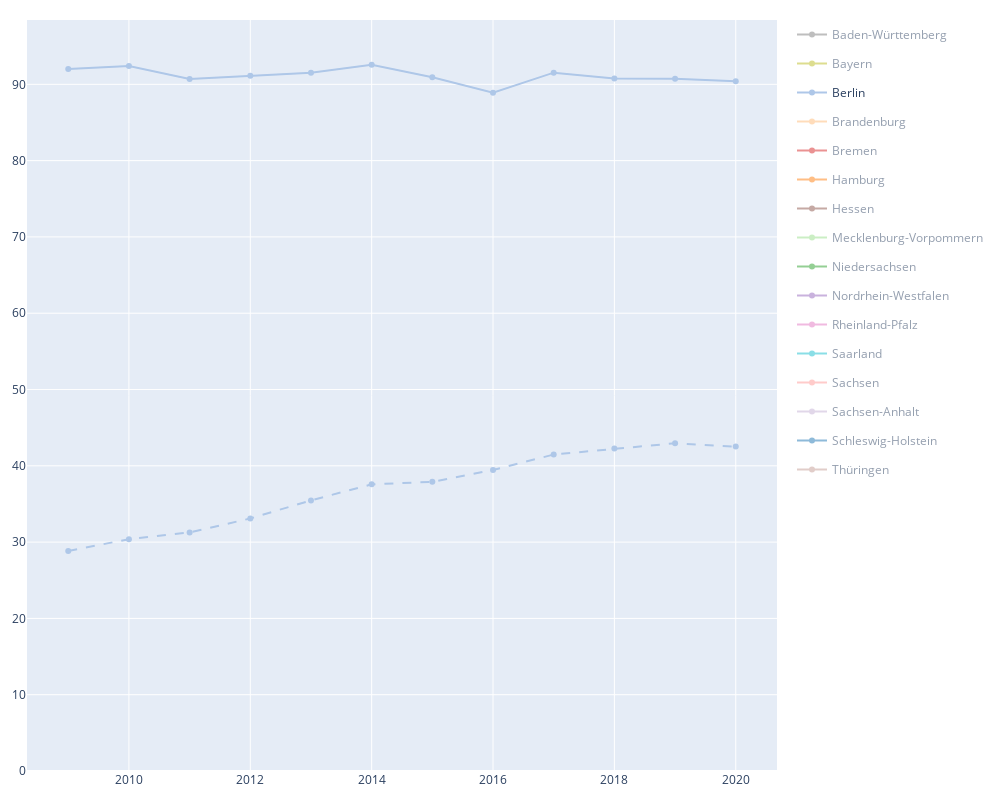

Source (notebook cell):
### Markdown cell above
# Empfänger:innen von Elterngeld in Prozent Anteil an Geburten

Wir kennen nun die Zahlen für die Geburten und für die absolute Anzahl von Elterngeldempfänger:innen.
Setzen wir sie in Beziehung: Wieviel Prozent der Mütter und Väter haben Elterngeld empfangen?

### Code cell
egb = pd.merge(
    eg,
    gb[["jahr", "land", "geburten"]],
    on=["jahr", "land"],
    how="left"
)
egb["eg_rate"] = egb.pers / egb.geburten * 100

fig = go.Figure()

for var, lgrp in egb.groupby(["land", "fm"]):
    fig.add_trace(
        go.Scatter(
            x=lgrp.jahr,
            y=lgrp.eg_rate,
            mode="markers+lines",
            line=dict(
                dash=fm_line[var[1]],
                color=land_clr[var[0]]
            ),
            name=var[0],
            showlegend=var[1]=="weiblich",
            legendgroup=var[0],
            visible=True if var[0] == "Berlin" else "legendonly",
            customdata=lgrp.grp_display.values,
            hovertemplate="%{customdata}: bei %{y:.1f}% der geborenen Kinder<extra></extra>"
        )
    )

fig.update_layout(
    hovermode="x unified",
    width=1000,
    height=800,
    margin=dict(t=20, r=20, b=20, l=20),
    yaxis=dict(range=[0, egb.eg_rate.max()])
)

fig.show()

### Figure 1 — Plotly figure (JSON) as saved in the notebook; plotly's stock layout.template omitted (floating-point values rounded to 4 significant figures)
{"data": [{"customdata": ["Väter in Baden-Württemberg", "Väter in Baden-Württemberg", "Väter in Baden-Württemberg", "Väter in Baden-Württemberg", "Väter in Baden-Württemberg", "Väter in Baden-Württemberg", "Väter in Baden-Württemberg", "Väter in Baden-Württemberg", "Väter in Baden-Württemberg", "Väter in Baden-Württemberg", "Väter in Baden-Württemberg", "Väter in Baden-Württemberg"], "hovertemplate": "%{customdata}: bei %{y:.1f}% der geborenen Kinder<extra></extra>", "legendgroup": "Baden-Württemberg", "line": {"color": "#7f7f7f", "dash": "dash"}, "mode": "markers+lines", "name": "Baden-Württemberg", "showlegend": false, "type": "scatter", "visible": "legendonly", "x": [2009, 2010, 2011, 2012, 2013, 2014, 2015, 2016, 2017, 2018, 2019, 2020], "y": [23.49, 26.15, 29.13, 32.26, 36.36, 38.73, 38.96, 39.44, 41.63, 43.05, 44.23, 45.41]}, {"customdata": ["Mütter in Baden-Württemberg", "Mütter in Baden-Württemberg", "Mütter in Baden-Württemberg", "Mütter in Baden-Württemberg", "Mütter in Baden-Württemberg", "Mütter in Baden-Württemberg", "Mütter in Baden-Württemberg", "Mütter in Baden-Württemberg", "Mütter in Baden-Württemberg", "Mütter in Baden-Württemberg", "Mütter in Baden-Württemberg", "Mütter in Baden-Württemberg"], "hovertemplate": "%{customdata}: bei %{y:.1f}% der geborenen Kinder<extra></extra>", "legendgroup": "Baden-Württemberg", "line": {"color": "#7f7f7f", "dash": "solid"}, "mode": "markers+lines", "name": "Baden-Württemberg", "showlegend": true, "type": "scatter", "visible": "legendonly", "x": [2009, 2010, 2011, 2012, 2013, 2014, 2015, 2016, 2017, 2018, 2019, 2020], "y": [95.54, 95.76, 95.52, 96.51, 98.43, 98.39, 95.23, 93.3, 95.02, 94.76, 94.66, 95.83]}, {"customdata": ["Väter in Bayern", "Väter in Bayern", "Väter in Bayern", "Väter in Bayern", "Väter in Bayern", "Väter in Bayern", "Väter in Bayern", "Väter in Bayern", "Väter in Bayern", "Väter in Bayern", "Väter in Bayern", "Väter in Bayern"], "hovertemplate": "%{customdata}: bei %{y:.1f}% der geborenen Kinder<extra></extra>", "legendgroup": "Bayern", "line": {"color": "#bcbd22", "dash": "dash"}, "mode": "markers+lines", "name": "Bayern", "showlegend": false, "type": "scatter", "visible": "legendonly", "x": [2009, 2010, 2011, 2012, 2013, 2014, 2015, 2016, 2017, 2018, 2019, 2020], "y": [29.54, 32.07, 34.92, 37.2, 39.84, 41.75, 42.53, 43.52, 45.14, 46.53, 48.02, 48.61]}, {"customdata": ["Mütter in Bayern", "Mütter in Bayern", "Mütter in Bayern", "Mütter in Bayern", "Mütter in Bayern", "Mütter in Bayern", "Mütter in Bayern", "Mütter in Bayern", "Mütter in Bayern", "Mütter in Bayern", "Mütter in Bayern", "Mütter in Bayern"], "hovertemplate": "%{customdata}: bei %{y:.1f}% der geborenen Kinder<extra></extra>", "legendgroup": "Bayern", "line": {"color": "#bcbd22", "dash": "solid"}, "mode": "markers+lines", "name": "Bayern", "showlegend": true, "type": "scatter", "visible": "legendonly", "x": [2009, 2010, 2011, 2012, 2013, 2014, 2015, 2016, 2017, 2018, 2019, 2020], "y": [95.55, 95.77, 95.67, 96.4, 97.8, 97.46, 94.89, 93.58, 94.59, 94.31, 94.68, 95.27]}, {"customdata": ["Väter in Berlin", "Väter in Berlin", "Väter in Berlin", "Väter in Berlin", "Väter in Berlin", "Väter in Berlin", "Väter in Berlin", "Väter in Berlin", "Väter in Berlin", "Väter in Berlin", "Väter in Berlin", "Väter in Berlin"], "hovertemplate": "%{customdata}: bei %{y:.1f}% der geborenen Kinder<extra></extra>", "legendgroup": "Berlin", "line": {"color": "#aec7e8", "dash": "dash"}, "mode": "markers+lines", "name": "Berlin", "showlegend": false, "type": "scatter", "visible": true, "x": [2009, 2010, 2011, 2012, 2013, 2014, 2015, 2016, 2017, 2018, 2019, 2020], "y": [28.83, 30.39, 31.27, 33.1, 35.47, 37.57, 37.9, 39.45, 41.48, 42.26, 42.95, 42.52]}, {"customdata": ["Mütter in Berlin", "Mütter in Berlin", "Mütter in Berlin", "Mütter in Berlin", "Mütter in Berlin", "Mütter in Berlin", "Mütter in Berlin", "Mütter in Berlin", "Mütter in Berlin", "Mütter in Berlin", "Mütter in Berlin", "Mütter in Berlin"], "hovertemplate": "%{customdata}: bei %{y:.1f}% der geborenen Kinder<extra></extra>", "legendgroup": "Berlin", "line": {"color": "#aec7e8", "dash": "solid"}, "mode": "markers+lines", "name": "Berlin", "showlegend": true, "type": "scatter", "visible": true, "x": [2009, 2010, 2011, 2012, 2013, 2014, 2015, 2016, 2017, 2018, 2019, 2020], "y": [92.02, 92.41, 90.69, 91.13, 91.51, 92.57, 90.93, 88.91, 91.53, 90.77, 90.74, 90.4]}, {"customdata": ["Väter in Brandenburg", "Väter in Brandenburg", "Väter in Brandenburg", "Väter in Brandenburg", "Väter in Brandenburg", "Väter in Brandenburg", "Väter in Brandenburg", "Väter in Brandenburg", "Väter in Brandenburg", "Väter in Brandenburg", "Väter in Brandenburg", "Väter in Brandenburg"], "hovertemplate": "%{customdata}: bei %{y:.1f}% der geborenen Kinder<extra></extra>", "legendgroup": "Brandenburg", "line": {"color": "#ffbb78", "dash": "dash"}, "mode": "markers+lines", "name": "Brandenburg", "showlegend": false, "type": "scatter", "visible": "legendonly", "x": [2009, 2010, 2011, 2012, 2013, 2014, 2015, 2016, 2017, 2018, 2019, 2020], "y": [26.11, 27.05, 28.91, 31.12, 34.31, 35.89, 38.28, 39.79, 42.74, 45.06, 46.09, 45.77]}, {"customdata": ["Mütter in Brandenburg", "Mütter in Brandenburg", "Mütter in Brandenburg", "Mütter in Brandenburg", "Mütter in Brandenburg", "Mütter in Brandenburg", "Mütter in Brandenburg", "Mütter in Brandenburg", "Mütter in Brandenburg", "Mütter in Brandenburg", "Mütter in Brandenburg", "Mütter in Brandenburg"], "hovertemplate": "%{customdata}: bei %{y:.1f}% der geborenen Kinder<extra></extra>", "legendgroup": "Brandenburg", "line": {"color": "#ffbb78", "dash": "solid"}, "mode": "markers+lines", "name": "Brandenburg", "showlegend": true, "type": "scatter", "visible": "legendonly", "x": [2009, 2010, 2011, 2012, 2013, 2014, 2015, 2016, 2017, 2018, 2019, 2020], "y": [95.18, 95.27, 94.92, 95.07, 97.09, 95.71, 95.29, 93.38, 94.9, 97.84, 95.27, 95.24]}, {"customdata": ["Väter in Bremen", "Väter in Bremen", "Väter in Bremen", "Väter in Bremen", "Väter in Bremen", "Väter in Bremen", "Väter in Bremen", "Väter in Bremen", "Väter in Bremen", "Väter in Bremen", "Väter in Bremen", "Väter in Bremen"], "hovertemplate": "%{customdata}: bei %{y:.1f}% der geborenen Kinder<extra></extra>", "legendgroup": "Bremen", "line": {"color": "#d62728", "dash": "dash"}, "mode": "markers+lines", "name": "Bremen", "showlegend": false, "type": "scatter", "visible": "legendonly", "x": [2009, 2010, 2011, 2012, 2013, 2014, 2015, 2016, 2017, 2018, 2019, 2020], "y": [17.81, 18.22, 20.45, 21.6, 24.61, 26.07, 27.04, 28.1, 31.39, 32.71, 34.07, 31.47]}, {"customdata": ["Mütter in Bremen", "Mütter in Bremen", "Mütter in Bremen", "Mütter in Bremen", "Mütter in Bremen", "Mütter in Bremen", "Mütter in Bremen", "Mütter in Bremen", "Mütter in Bremen", "Mütter in Bremen", "Mütter in Bremen", "Mütter in Bremen"], "hovertemplate": "%{customdata}: bei %{y:.1f}% der geborenen Kinder<extra></extra>", "legendgroup": "Bremen", "line": {"color": "#d62728", "dash": "solid"}, "mode": "markers+lines", "name": "Bremen", "showlegend": true, "type": "scatter", "visible": "legendonly", "x": [2009, 2010, 2011, 2012, 2013, 2014, 2015, 2016, 2017, 2018, 2019, 2020], "y": [92.61, 90.71, 90.79, 91.4, 92.49, 93.01, 93.56, 87.05, 90.8, 90.58, 90.4, 89.9]}, {"customdata": ["Väter in Hamburg", "Väter in Hamburg", "Väter in Hamburg", "Väter in Hamburg", "Väter in Hamburg", "Väter in Hamburg", "Väter in Hamburg", "Väter in Hamburg", "Väter in Hamburg", "Väter in Hamburg", "Väter in Hamburg", "Väter in Hamburg"], "hovertemplate": "%{customdata}: bei %{y:.1f}% der geborenen Kinder<extra></extra>", "legendgroup": "Hamburg", "line": {"color": "#ff7f0e", "dash": "dash"}, "mode": "markers+lines", "name": "Hamburg", "showlegend": false, "type": "scatter", "visible": "legendonly", "x": [2009, 2010, 2011, 2012, 2013, 2014, 2015, 2016, 2017, 2018, 2019, 2020], "y": [26.1, 26.98, 29.14, 31.78, 35.0, 37.23, 37.67, 37.84, 39.96, 41.67, 42.56, 41.56]}, {"customdata": ["Mütter in Hamburg", "Mütter in Hamburg", "Mütter in Hamburg", "Mütter in Hamburg", "Mütter in Hamburg", "Mütter in Hamburg", "Mütter in Hamburg", "Mütter in Hamburg", "Mütter in Hamburg", "Mütter in Hamburg", "Mütter in Hamburg", "Mütter in Hamburg"], "hovertemplate": "%{customdata}: bei %{y:.1f}% der geborenen Kinder<extra></extra>", "legendgroup": "Hamburg", "line": {"color": "#ff7f0e", "dash": "solid"}, "mode": "markers+lines", "name": "Hamburg", "showlegend": true, "type": "scatter", "visible": "legendonly", "x": [2009, 2010, 2011, 2012, 2013, 2014, 2015, 2016, 2017, 2018, 2019, 2020], "y": [93.97, 93.35, 92.48, 92.54, 94.51, 95.19, 91.94, 90.91, 92.41, 91.63, 91.48, 91.11]}, {"customdata": ["Väter in Hessen", "Väter in Hessen", "Väter in Hessen", "Väter in Hessen", "Väter in Hessen", "Väter in Hessen", "Väter in Hessen", "Väter in Hessen", "Väter in Hessen", "Väter in Hessen", "Väter in Hessen", "Väter in Hessen"], "hovertemplate": "%{customdata}: bei %{y:.1f}% der geborenen Kinder<extra></extra>", "legendgroup": "Hessen", "line": {"color": "#8c564b", "dash": "dash"}, "mode": "markers+lines", "name": "Hessen", "showlegend": false, "type": "scatter", "visible": "legendonly", "x": [2009, 2010, 2011, 2012, 2013, 2014, 2015, 2016, 2017, 2018, 2019, 2020], "y": [22.22, 24.15, 25.61, 27.92, 29.96, 32.46, 32.1, 33.11, 34.75, 35.93, 36.48, 36.82]}, {"customdata": ["Mütter in Hessen", "Mütter in Hessen", "Mütter in Hessen", "Mütter in Hessen", "Mütter in Hessen", "Mütter in Hessen", "Mütter in Hessen", "Mütter in Hessen", "Mütter in Hessen", "Mütter in Hessen", "Mütter in Hessen", "Mütter in Hessen"], "hovertemplate": "%{customdata}: bei %{y:.1f}% der geborenen Kinder<extra></extra>", "legendgroup": "Hessen", "line": {"color": "#8c564b", "dash": "solid"}, "mode": "markers+lines", "name": "Hessen", "showlegend": true, "type": "scatter", "visible": "legendonly", "x": [2009, 2010, 2011, 2012, 2013, 2014, 2015, 2016, 2017, 2018, 2019, 2020], "y": [94.99, 95.08, 94.01, 94.35, 96.0, 95.65, 92.57, 90.86, 91.29, 91.91, 92.05, 92.16]}, {"customdata": ["Väter in Mecklenburg-Vorpommern", "Väter in Mecklenburg-Vorpommern", "Väter in Mecklenburg-Vorpommern", "Väter in Mecklenburg-Vorpommern", "Väter in Mecklenburg-Vorpommern", "Väter in Mecklenburg-Vorpommern", "Väter in Mecklenburg-Vorpommern", "Väter in Mecklenburg-Vorpommern", "Väter in Mecklenburg-Vorpommern", "Väter in Mecklenburg-Vorpommern", "Väter in Mecklenburg-Vorpommern", "Väter in Mecklenburg-Vorpommern"], "hovertemplate": "%{customdata}: bei %{y:.1f}% der geborenen Kinder<extra></extra>", "legendgroup": "Mecklenburg-Vorpommern", "line": {"color": "#98df8a", "dash": "dash"}, "mode": "markers+lines", "name": "Mecklenburg-Vorpommern", "showlegend": false, "type": "scatter", "visible": "legendonly", "x": [2009, 2010, 2011, 2012, 2013, 2014, 2015, 2016, 2017, 2018, 2019, 2020], "y": [22.38, 22.86, 21.63, 24.31, 25.94, 27.53, 29.48, 33.13, 34.71, 36.43, 37.77, 38.96]}, {"customdata": ["Mütter in Mecklenburg-Vorpommern", "Mütter in Mecklenburg-Vorpommern", "Mütter in Mecklenburg-Vorpommern", "Mütter in Mecklenburg-Vorpommern", "Mütter in Mecklenburg-Vorpommern", "Mütter in Mecklenburg-Vorpommern", "Mütter in Mecklenburg-Vorpommern", "Mütter in Mecklenburg-Vorpommern", "Mütter in Mecklenburg-Vorpommern", "Mütter in Mecklenburg-Vorpommern", "Mütter in Mecklenburg-Vorpommern", "Mütter in Mecklenburg-Vorpommern"], "hovertemplate": "%{customdata}: bei %{y:.1f}% der geborenen Kinder<extra></extra>", "legendgroup": "Mecklenburg-Vorpommern", "line": {"color": "#98df8a", "dash": "solid"}, "mode": "markers+lines", "name": "Mecklenburg-Vorpommern", "showlegend": true, "type": "scatter", "visible": "legendonly", "x": [2009, 2010, 2011, 2012, 2013, 2014, 2015, 2016, 2017, 2018, 2019, 2020], "y": [95.35, 95.09, 95.01, 95.38, 96.99, 96.31, 93.38, 92.92, 94.34, 94.4, 94.94, 94.3]}, {"customdata": ["Väter in Niedersachsen", "Väter in Niedersachsen", "Väter in Niedersachsen", "Väter in Niedersachsen", "Väter in Niedersachsen", "Väter in Niedersachsen", "Väter in Niedersachsen", "Väter in Niedersachsen", "Väter in Niedersachsen", "Väter in Niedersachsen", "Väter in Niedersachsen", "Väter in Niedersachsen"], "hovertemplate": "%{customdata}: bei %{y:.1f}% der geborenen Kinder<extra></extra>", "legendgroup": "Niedersachsen", "line": {"color": "#2ca02c", "dash": "dash"}, "mode": "markers+lines", "name": "Niedersachsen", "showlegend": false, "type": "scatter", "visible": "legendonly", "x": [2009, 2010, 2011, 2012, 2013, 2014, 2015, 2016, 2017, 2018, 2019, 2020], "y": [20.65, 22.13, 23.95, 25.99, 28.88, 31.93, 33.37, 33.98, 36.71, 38.95, 40.99, 40.77]}, {"customdata": ["Mütter in Niedersachsen", "Mütter in Niedersachsen", "Mütter in Niedersachsen", "Mütter in Niedersachsen", "Mütter in Niedersachsen", "Mütter in Niedersachsen", "Mütter in Niedersachsen", "Mütter in Niedersachsen", "Mütter in Niedersachsen", "Mütter in Niedersachsen", "Mütter in Niedersachsen", "Mütter in Niedersachsen"], "hovertemplate": "%{customdata}: bei %{y:.1f}% der geborenen Kinder<extra></extra>", "legendgroup": "Niedersachsen", "line": {"color": "#2ca02c", "dash": "solid"}, "mode": "markers+lines", "name": "Niedersachsen", "showlegend": true, "type": "scatter", "visible": "legendonly", "x": [2009, 2010, 2011, 2012, 2013, 2014, 2015, 2016, 2017, 2018, 2019, 2020], "y": [94.68, 94.93, 93.88, 95.5, 96.75, 97.1, 95.02, 91.17, 94.25, 94.61, 94.75, 94.36]}, {"customdata": ["Väter in Nordrhein-Westfalen", "Väter in Nordrhein-Westfalen", "Väter in Nordrhein-Westfalen", "Väter in Nordrhein-Westfalen", "Väter in Nordrhein-Westfalen", "Väter in Nordrhein-Westfalen", "Väter in Nordrhein-Westfalen", "Väter in Nordrhein-Westfalen", "Väter in Nordrhein-Westfalen", "Väter in Nordrhein-Westfalen", "Väter in Nordrhein-Westfalen", "Väter in Nordrhein-Westfalen"], "hovertemplate": "%{customdata}: bei %{y:.1f}% der geborenen Kinder<extra></extra>", "legendgroup": "Nordrhein-Westfalen", "line": {"color": "#9467bd", "dash": "dash"}, "mode": "markers+lines", "name": "Nordrhein-Westfalen", "showlegend": false, "type": "scatter", "visible": "legendonly", "x": [2009, 2010, 2011, 2012, 2013, 2014, 2015, 2016, 2017, 2018, 2019, 2020], "y": [17.68, 18.72, 19.72, 20.85, 24.93, 26.77, 27.53, 29.14, 31.32, 33.22, 34.52, 35.13]}, {"customdata": ["Mütter in Nordrhein-Westfalen", "Mütter in Nordrhein-Westfalen", "Mütter in Nordrhein-Westfalen", "Mütter in Nordrhein-Westfalen", "Mütter in Nordrhein-Westfalen", "Mütter in Nordrhein-Westfalen", "Mütter in Nordrhein-Westfalen", "Mütter in Nordrhein-Westfalen", "Mütter in Nordrhein-Westfalen", "Mütter in Nordrhein-Westfalen", "Mütter in Nordrhein-Westfalen", "Mütter in Nordrhein-Westfalen"], "hovertemplate": "%{customdata}: bei %{y:.1f}% der geborenen Kinder<extra></extra>", "legendgroup": "Nordrhein-Westfalen", "line": {"color": "#9467bd", "dash": "solid"}, "mode": "markers+lines", "name": "Nordrhein-Westfalen", "showlegend": true, "type": "scatter", "visible": "legendonly", "x": [2009, 2010, 2011, 2012, 2013, 2014, 2015, 2016, 2017, 2018, 2019, 2020], "y": [93.98, 93.89, 92.53, 92.89, 95.21, 94.82, 91.88, 89.49, 90.94, 91.34, 91.63, 91.87]}, {"customdata": ["Väter in Rheinland-Pfalz", "Väter in Rheinland-Pfalz", "Väter in Rheinland-Pfalz", "Väter in Rheinland-Pfalz", "Väter in Rheinland-Pfalz", "Väter in Rheinland-Pfalz", "Väter in Rheinland-Pfalz", "Väter in Rheinland-Pfalz", "Väter in Rheinland-Pfalz", "Väter in Rheinland-Pfalz", "Väter in Rheinland-Pfalz", "Väter in Rheinland-Pfalz"], "hovertemplate": "%{customdata}: bei %{y:.1f}% der geborenen Kinder<extra></extra>", "legendgroup": "Rheinland-Pfalz", "line": {"color": "#e377c2", "dash": "dash"}, "mode": "markers+lines", "name": "Rheinland-Pfalz", "showlegend": false, "type": "scatter", "visible": "legendonly", "x": [2009, 2010, 2011, 2012, 2013, 2014, 2015, 2016, 2017, 2018, 2019, 2020], "y": [19.03, 20.55, 22.13, 23.5, 26.42, 29.37, 29.7, 30.95, 32.71, 34.47, 36.38, 36.37]}, {"customdata": ["Mütter in Rheinland-Pfalz", "Mütter in Rheinland-Pfalz", "Mütter in Rheinland-Pfalz", "Mütter in Rheinland-Pfalz", "Mütter in Rheinland-Pfalz", "Mütter in Rheinland-Pfalz", "Mütter in Rheinland-Pfalz", "Mütter in Rheinland-Pfalz", "Mütter in Rheinland-Pfalz", "Mütter in Rheinland-Pfalz", "Mütter in Rheinland-Pfalz", "Mütter in Rheinland-Pfalz"], "hovertemplate": "%{customdata}: bei %{y:.1f}% der geborenen Kinder<extra></extra>", "legendgroup": "Rheinland-Pfalz", "line": {"color": "#e377c2", "dash": "solid"}, "mode": "markers+lines", "name": "Rheinland-Pfalz", "showlegend": true, "type": "scatter", "visible": "legendonly", "x": [2009, 2010, 2011, 2012, 2013, 2014, 2015, 2016, 2017, 2018, 2019, 2020], "y": [93.94, 94.35, 93.34, 93.22, 95.51, 95.41, 92.69, 91.65, 92.72, 92.67, 91.98, 92.15]}, {"customdata": ["Väter in Saarland", "Väter in Saarland", "Väter in Saarland", "Väter in Saarland", "Väter in Saarland", "Väter in Saarland", "Väter in Saarland", "Väter in Saarland", "Väter in Saarland", "Väter in Saarland", "Väter in Saarland", "Väter in Saarland"], "hovertemplate": "%{customdata}: bei %{y:.1f}% der geborenen Kinder<extra></extra>", "legendgroup": "Saarland", "line": {"color": "#17becf", "dash": "dash"}, "mode": "markers+lines", "name": "Saarland", "showlegend": false, "type": "scatter", "visible": "legendonly", "x": [2009, 2010, 2011, 2012, 2013, 2014, 2015, 2016, 2017, 2018, 2019, 2020], "y": [14.18, 15.5, 17.51, 18.19, 20.41, 23.51, 24.16, 27.35, 27.09, 27.93, 30.94, 32.53]}, {"customdata": ["Mütter in Saarland", "Mütter in Saarland", "Mütter in Saarland", "Mütter in Saarland", "Mütter in Saarland", "Mütter in Saarland", "Mütter in Saarland", "Mütter in Saarland", "Mütter in Saarland", "Mütter in Saarland", "Mütter in Saarland", "Mütter in Saarland"], "hovertemplate": "%{customdata}: bei %{y:.1f}% der geborenen Kinder<extra></extra>", "legendgroup": "Saarland", "line": {"color": "#17becf", "dash": "solid"}, "mode": "markers+lines", "name": "Saarland", "showlegend": true, "type": "scatter", "visible": "legendonly", "x": [2009, 2010, 2011, 2012, 2013, 2014, 2015, 2016, 2017, 2018, 2019, 2020], "y": [95.45, 93.09, 93.07, 95.03, 96.22, 96.64, 95.03, 94.14, 94.09, 94.65, 95.25, 94.38]}, {"customdata": ["Väter in Sachsen", "Väter in Sachsen", "Väter in Sachsen", "Väter in Sachsen", "Väter in Sachsen", "Väter in Sachsen", "Väter in Sachsen", "Väter in Sachsen", "Väter in Sachsen", "Väter in Sachsen", "Väter in Sachsen", "Väter in Sachsen"], "hovertemplate": "%{customdata}: bei %{y:.1f}% der geborenen Kinder<extra></extra>", "legendgroup": "Sachsen", "line": {"color": "#ff9896", "dash": "dash"}, "mode": "markers+lines", "name": "Sachsen", "showlegend": false, "type": "scatter", "visible": "legendonly", "x": [2009, 2010, 2011, 2012, 2013, 2014, 2015, 2016, 2017, 2018, 2019, 2020], "y": [30.03, 31.81, 34.67, 37.41, 40.71, 44.14, 45.56, 46.63, 50.03, 51.26, 52.61, 52.38]}, {"customdata": ["Mütter in Sachsen", "Mütter in Sachsen", "Mütter in Sachsen", "Mütter in Sachsen", "Mütter in Sachsen", "Mütter in Sachsen", "Mütter in Sachsen", "Mütter in Sachsen", "Mütter in Sachsen", "Mütter in Sachsen", "Mütter in Sachsen", "Mütter in Sachsen"], "hovertemplate": "%{customdata}: bei %{y:.1f}% der geborenen Kinder<extra></extra>", "legendgroup": "Sachsen", "line": {"color": "#ff9896", "dash": "solid"}, "mode": "markers+lines", "name": "Sachsen", "showlegend": true, "type": "scatter", "visible": "legendonly", "x": [2009, 2010, 2011, 2012, 2013, 2014, 2015, 2016, 2017, 2018, 2019, 2020], "y": [96.43, 96.5, 95.84, 96.52, 97.56, 97.64, 95.38, 93.99, 95.54, 95.12, 95.26, 95.33]}, {"customdata": ["Väter in Sachsen-Anhalt", "Väter in Sachsen-Anhalt", "Väter in Sachsen-Anhalt", "Väter in Sachsen-Anhalt", "Väter in Sachsen-Anhalt", "Väter in Sachsen-Anhalt", "Väter in Sachsen-Anhalt", "Väter in Sachsen-Anhalt", "Väter in Sachsen-Anhalt", "Väter in Sachsen-Anhalt", "Väter in Sachsen-Anhalt", "Väter in Sachsen-Anhalt"], "hovertemplate": "%{customdata}: bei %{y:.1f}% der geborenen Kinder<extra></extra>", "legendgroup": "Sachsen-Anhalt", "line": {"color": "#c5b0d5", "dash": "dash"}, "mode": "markers+lines", "name": "Sachsen-Anhalt", "showlegend": false, "type": "scatter", "visible": "legendonly", "x": [2009, 2010, 2011, 2012, 2013, 2014, 2015, 2016, 2017, 2018, 2019, 2020], "y": [18.49, 18.95, 21.0, 22.03, 25.3, 27.68, 30.07, 32.99, 35.12, 36.74, 37.88, 38.39]}, {"customdata": ["Mütter in Sachsen-Anhalt", "Mütter in Sachsen-Anhalt", "Mütter in Sachsen-Anhalt", "Mütter in Sachsen-Anhalt", "Mütter in Sachsen-Anhalt", "Mütter in Sachsen-Anhalt", "Mütter in Sachsen-Anhalt", "Mütter in Sachsen-Anhalt", "Mütter in Sachsen-Anhalt", "Mütter in Sachsen-Anhalt", "Mütter in Sachsen-Anhalt", "Mütter in Sachsen-Anhalt"], "hovertemplate": "%{customdata}: bei %{y:.1f}% der geborenen Kinder<extra></extra>", "legendgroup": "Sachsen-Anhalt", "line": {"color": "#c5b0d5", "dash": "solid"}, "mode": "markers+lines", "name": "Sachsen-Anhalt", "showlegend": true, "type": "scatter", "visible": "legendonly", "x": [2009, 2010, 2011, 2012, 2013, 2014, 2015, 2016, 2017, 2018, 2019, 2020], "y": [93.32, 92.17, 92.96, 93.43, 96.45, 96.71, 93.7, 92.08, 93.21, 92.75, 93.4, 93.42]}, {"customdata": ["Väter in Schleswig-Holstein", "Väter in Schleswig-Holstein", "Väter in Schleswig-Holstein", "Väter in Schleswig-Holstein", "Väter in Schleswig-Holstein", "Väter in Schleswig-Holstein", "Väter in Schleswig-Holstein", "Väter in Schleswig-Holstein", "Väter in Schleswig-Holstein", "Väter in Schleswig-Holstein", "Väter in Schleswig-Holstein", "Väter in Schleswig-Holstein"], "hovertemplate": "%{customdata}: bei %{y:.1f}% der geborenen Kinder<extra></extra>", "legendgroup": "Schleswig-Holstein", "line": {"color": "#1f77b4", "dash": "dash"}, "mode": "markers+lines", "name": "Schleswig-Holstein", "showlegend": false, "type": "scatter", "visible": "legendonly", "x": [2009, 2010, 2011, 2012, 2013, 2014, 2015, 2016, 2017, 2018, 2019, 2020], "y": [19.0, 21.0, 22.8, 23.64, 26.49, 29.29, 29.1, 30.78, 32.47, 34.21, 35.44, 35.69]}, {"customdata": ["Mütter in Schleswig-Holstein", "Mütter in Schleswig-Holstein", "Mütter in Schleswig-Holstein", "Mütter in Schleswig-Holstein", "Mütter in Schleswig-Holstein", "Mütter in Schleswig-Holstein", "Mütter in Schleswig-Holstein", "Mütter in Schleswig-Holstein", "Mütter in Schleswig-Holstein", "Mütter in Schleswig-Holstein", "Mütter in Schleswig-Holstein", "Mütter in Schleswig-Holstein"], "hovertemplate": "%{customdata}: bei %{y:.1f}% der geborenen Kinder<extra></extra>", "legendgroup": "Schleswig-Holstein", "line": {"color": "#1f77b4", "dash": "solid"}, "mode": "markers+lines", "name": "Schleswig-Holstein", "showlegend": true, "type": "scatter", "visible": "legendonly", "x": [2009, 2010, 2011, 2012, 2013, 2014, 2015, 2016, 2017, 2018, 2019, 2020], "y": [95.27, 94.72, 93.92, 94.77, 96.06, 96.61, 92.9, 89.61, 91.48, 91.36, 91.5, 92.57]}, {"customdata": ["Väter in Thüringen", "Väter in Thüringen", "Väter in Thüringen", "Väter in Thüringen", "Väter in Thüringen", "Väter in Thüringen", "Väter in Thüringen", "Väter in Thüringen", "Väter in Thüringen", "Väter in Thüringen", "Väter in Thüringen", "Väter in Thüringen"], "hovertemplate": "%{customdata}: bei %{y:.1f}% der geborenen Kinder<extra></extra>", "legendgroup": "Thüringen", "line": {"color": "#c49c94", "dash": "dash"}, "mode": "markers+lines", "name": "Thüringen", "showlegend": false, "type": "scatter", "visible": "legendonly", "x": [2009, 2010, 2011, 2012, 2013, 2014, 2015, 2016, 2017, 2018, 2019, 2020], "y": [27.59, 28.38, 31.18, 33.61, 36.7, 40.36, 41.66, 43.15, 45.47, 47.08, 47.87, 47.69]}, {"customdata": ["Mütter in Thüringen", "Mütter in Thüringen", "Mütter in Thüringen", "Mütter in Thüringen", "Mütter in Thüringen", "Mütter in Thüringen", "Mütter in Thüringen", "Mütter in Thüringen", "Mütter in Thüringen", "Mütter in Thüringen", "Mütter in Thüringen", "Mütter in Thüringen"], "hovertemplate": "%{customdata}: bei %{y:.1f}% der geborenen Kinder<extra></extra>", "legendgroup": "Thüringen", "line": {"color": "#c49c94", "dash": "solid"}, "mode": "markers+lines", "name": "Thüringen", "showlegend": true, "type": "scatter", "visible": "legendonly", "x": [2009, 2010, 2011, 2012, 2013, 2014, 2015, 2016, 2017, 2018, 2019, 2020], "y": [96.53, 96.38, 96.44, 96.75, 98.22, 97.55, 95.17, 94.4, 94.6, 95.26, 94.89, 95.47]}], "layout": {"height": 800, "hovermode": "x unified", "margin": {"b": 20, "l": 20, "r": 20, "t": 20}, "width": 1000, "yaxis": {"range": [0, 98.43]}}}
